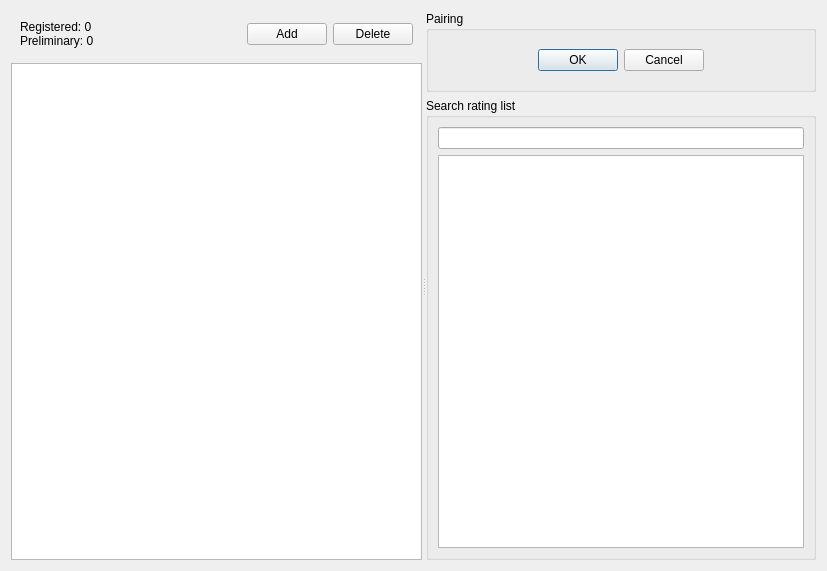
<?xml version="1.0" encoding="UTF-8"?>
<ui version="4.0">
 <class>PairingTab</class>
 <widget class="QWidget" name="PairingTab">
  <property name="geometry">
   <rect>
    <x>0</x>
    <y>0</y>
    <width>827</width>
    <height>571</height>
   </rect>
  </property>
  <property name="windowTitle">
   <string>Form</string>
  </property>
  <layout class="QHBoxLayout" name="horizontalLayout">
   <item>
    <widget class="QSplitter" name="splitter">
     <property name="orientation">
      <enum>Qt::Horizontal</enum>
     </property>
     <property name="childrenCollapsible">
      <bool>false</bool>
     </property>
     <widget class="QWidget" name="widget" native="true">
      <layout class="QVBoxLayout" name="verticalLayout">
       <item>
        <widget class="QWidget" name="widget_3" native="true">
         <layout class="QHBoxLayout" name="horizontalLayout_2">
          <item>
           <widget class="QLabel" name="label">
            <property name="text">
             <string>Registered: 0
Preliminary: 0</string>
            </property>
           </widget>
          </item>
          <item>
           <spacer name="horizontalSpacer">
            <property name="orientation">
             <enum>Qt::Horizontal</enum>
            </property>
            <property name="sizeHint" stdset="0">
             <size>
              <width>40</width>
              <height>20</height>
             </size>
            </property>
           </spacer>
          </item>
          <item>
           <widget class="QPushButton" name="add_pairing">
            <property name="enabled">
             <bool>true</bool>
            </property>
            <property name="sizePolicy">
             <sizepolicy hsizetype="Fixed" vsizetype="Fixed">
              <horstretch>0</horstretch>
              <verstretch>0</verstretch>
             </sizepolicy>
            </property>
            <property name="text">
             <string>Add</string>
            </property>
           </widget>
          </item>
          <item>
           <widget class="QPushButton" name="delete_pairing">
            <property name="text">
             <string>Delete</string>
            </property>
           </widget>
          </item>
         </layout>
        </widget>
       </item>
       <item>
        <widget class="QTableView" name="pairing_list">
         <property name="sizePolicy">
          <sizepolicy hsizetype="Preferred" vsizetype="Expanding">
           <horstretch>0</horstretch>
           <verstretch>0</verstretch>
          </sizepolicy>
         </property>
         <property name="editTriggers">
          <set>QAbstractItemView::NoEditTriggers</set>
         </property>
         <property name="alternatingRowColors">
          <bool>true</bool>
         </property>
         <property name="selectionMode">
          <enum>QAbstractItemView::SingleSelection</enum>
         </property>
         <property name="selectionBehavior">
          <enum>QAbstractItemView::SelectRows</enum>
         </property>
         <property name="sortingEnabled">
          <bool>true</bool>
         </property>
        </widget>
       </item>
      </layout>
     </widget>
     <widget class="QWidget" name="widget_2" native="true">
      <layout class="QVBoxLayout" name="verticalLayout_2">
       <item>
        <widget class="QGroupBox" name="groupBox">
         <property name="title">
          <string>Pairing</string>
         </property>
         <layout class="QFormLayout" name="pairing_edit_layout">
          <property name="fieldGrowthPolicy">
           <enum>QFormLayout::AllNonFixedFieldsGrow</enum>
          </property>
          <property name="verticalSpacing">
           <number>6</number>
          </property>
          <item row="0" column="0" colspan="2">
           <widget class="QWidget" name="widget_5" native="true">
            <layout class="QHBoxLayout" name="horizontalLayout_4">
             <item>
              <spacer name="horizontalSpacer_4">
               <property name="orientation">
                <enum>Qt::Horizontal</enum>
               </property>
               <property name="sizeHint" stdset="0">
                <size>
                 <width>40</width>
                 <height>20</height>
                </size>
               </property>
              </spacer>
             </item>
             <item>
              <widget class="QDialogButtonBox" name="ok_cancel">
               <property name="standardButtons">
                <set>QDialogButtonBox::Cancel|QDialogButtonBox::Ok</set>
               </property>
              </widget>
             </item>
             <item>
              <spacer name="horizontalSpacer_3">
               <property name="orientation">
                <enum>Qt::Horizontal</enum>
               </property>
               <property name="sizeHint" stdset="0">
                <size>
                 <width>40</width>
                 <height>20</height>
                </size>
               </property>
              </spacer>
             </item>
            </layout>
           </widget>
          </item>
         </layout>
        </widget>
       </item>
       <item>
        <widget class="QGroupBox" name="groupBox_2">
         <property name="title">
          <string>Search rating list</string>
         </property>
         <layout class="QVBoxLayout" name="verticalLayout_3">
          <item>
           <widget class="QLineEdit" name="lineEdit_6"/>
          </item>
          <item>
           <widget class="QListWidget" name="listWidget"/>
          </item>
         </layout>
        </widget>
       </item>
      </layout>
     </widget>
    </widget>
   </item>
  </layout>
 </widget>
 <tabstops>
  <tabstop>pairing_list</tabstop>
  <tabstop>ok_cancel</tabstop>
  <tabstop>lineEdit_6</tabstop>
  <tabstop>listWidget</tabstop>
 </tabstops>
 <resources/>
 <connections/>
</ui>
